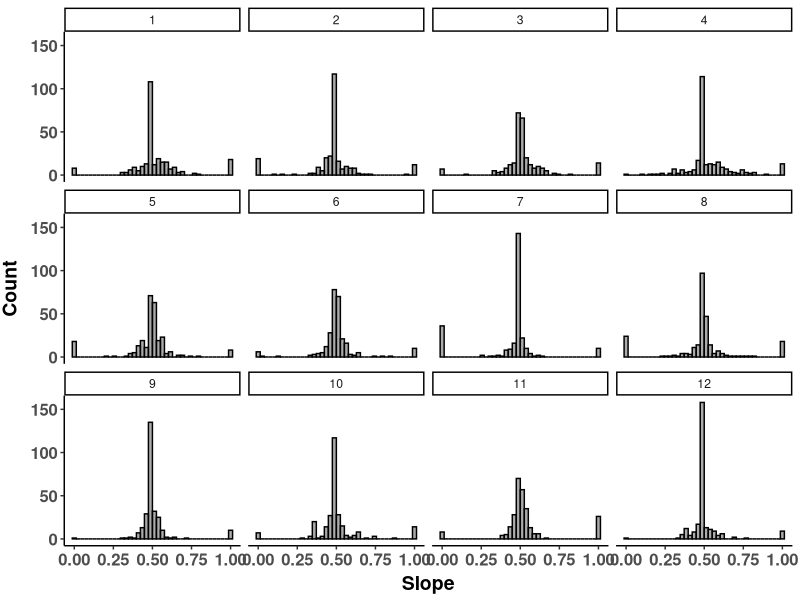
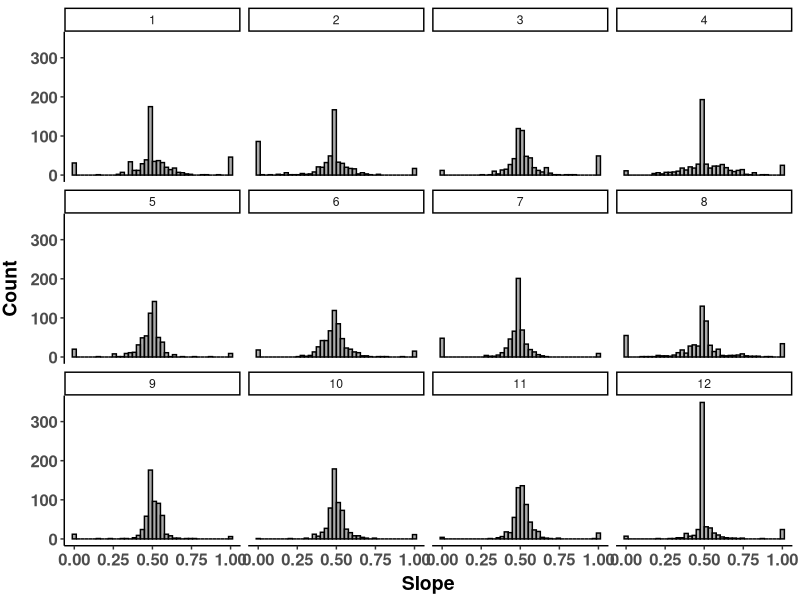
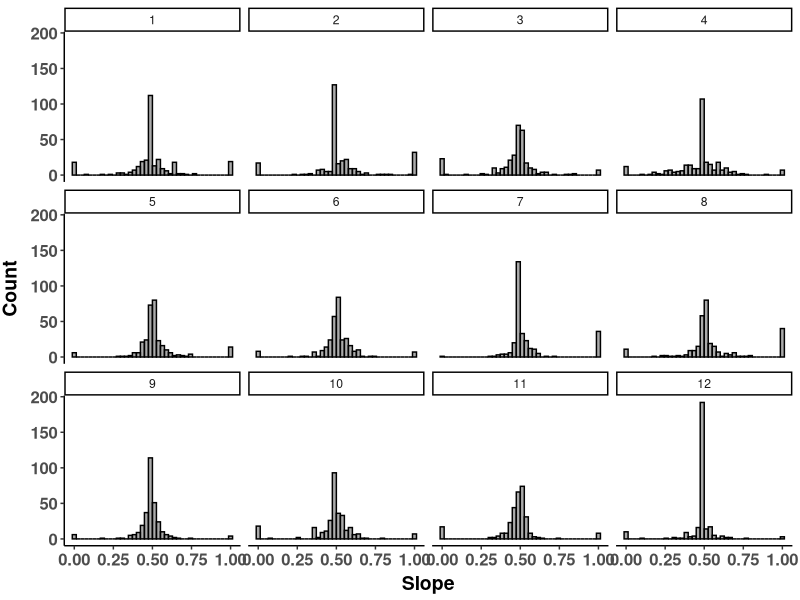
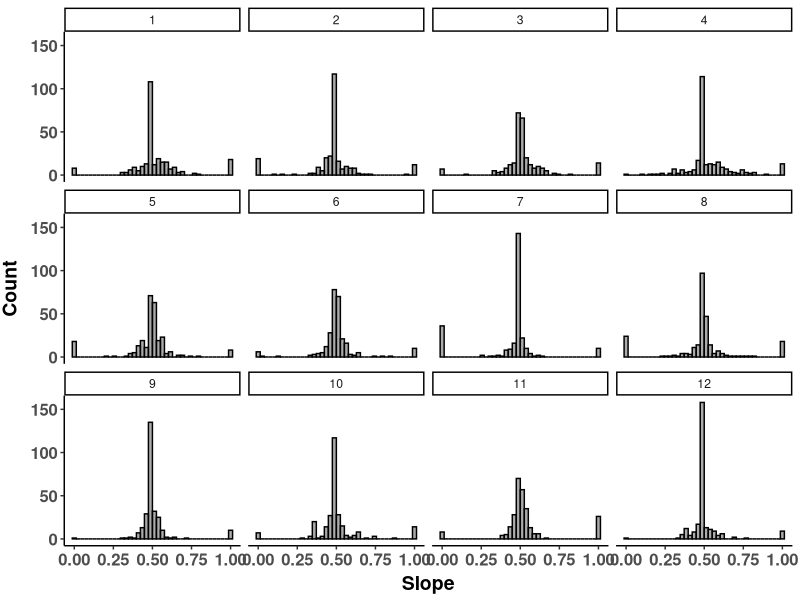
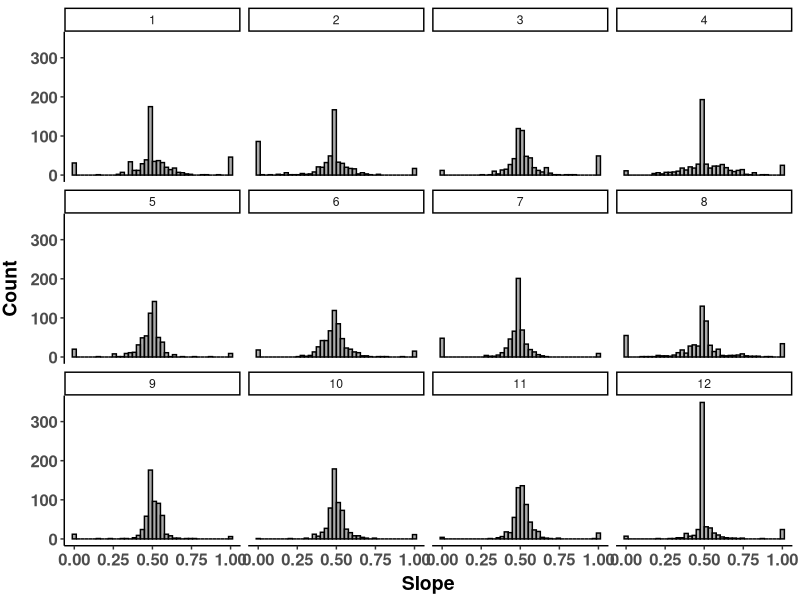
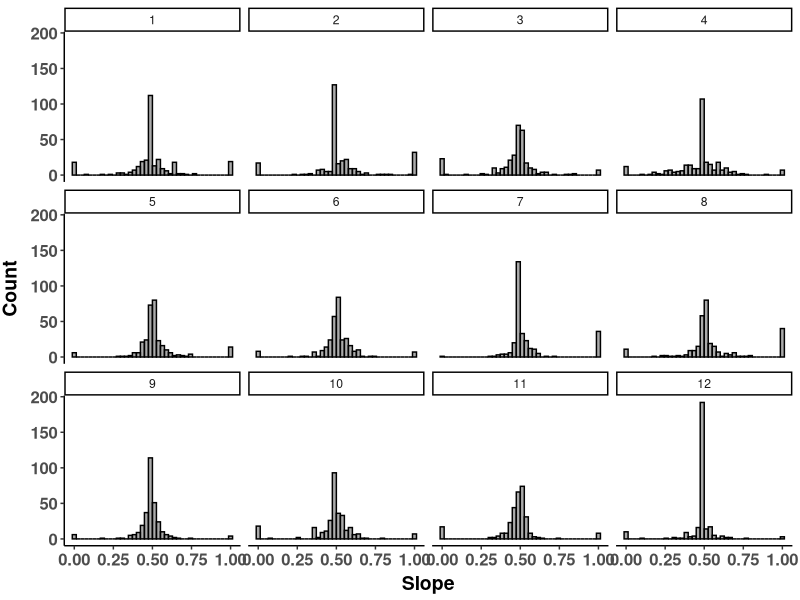

Generate these figures, in order, with R:
##################################################################################
## Make SNP slopes histograms
## Author Daniel Anstett
## 
## Currently done just for ENV 1,2 and 5 (MAT, MAP and CMD)
## Last Modified April 11, 2022
###################################################################################


###################################################################################
#Import libraries
library(tidyverse)

#Import frequency Table
freq_MAT_slope <- read_csv("Genomics_scripts/Data/freq_MAT_slope.csv")
freq_MAP_slope <- read_csv("Genomics_scripts/Data/freq_MAP_slope.csv")
freq_CMD_slope <- read_csv("Genomics_scripts/Data/freq_CMD_slope.csv")

#Filter per site
freq_MAT_1 <- freq_MAT_slope %>% filter (Site==1)



###################################################################################
#MAT Slope histogram
MAT_hist <- ggplot(freq_MAT_slope,aes(x=Slope))+
  geom_histogram(position="identity",bins=40,color="black",alpha=0.5)+
  scale_y_continuous(name="Count")+
  scale_x_continuous(name="Slope")+
  theme_classic()
MAT_hist <- MAT_hist  + theme(
  axis.text.x = element_text(size=12, face="bold"),
  axis.text.y = element_text(size=12,face="bold"),
  axis.title.x = element_text(color="black", size=14, vjust = 0.5, face="bold"),
  axis.title.y = element_text(color="black", size=14,vjust = 2, face="bold",hjust=0.5))
MAT_hist <- MAT_hist + facet_wrap(.~Site)
MAT_hist
ggsave("Slope_graphs/MAT_all.pdf",width=11, height = 7, units = "in")


#MAP Slope histogram
MAP_hist <- ggplot(freq_MAP_slope,aes(x=Slope))+
  geom_histogram(position="identity",bins=40,color="black",alpha=0.5)+
  scale_y_continuous(name="Count")+
  scale_x_continuous(name="Slope")+
  theme_classic()
MAP_hist <- MAP_hist  + theme(
  axis.text.x = element_text(size=12, face="bold"),
  axis.text.y = element_text(size=12,face="bold"),
  axis.title.x = element_text(color="black", size=14, vjust = 0.5, face="bold"),
  axis.title.y = element_text(color="black", size=14,vjust = 2, face="bold",hjust=0.5))
MAP_hist <- MAP_hist + facet_wrap(.~Site)
MAP_hist
ggsave("Slope_graphs/MAP_all.pdf",width=11, height = 7, units = "in")


#CMD Slope histogram
CMD_hist <- ggplot(freq_CMD_slope,aes(x=Slope))+
  geom_histogram(position="identity",bins=40,color="black",alpha=0.5)+
  scale_y_continuous(name="Count")+
  scale_x_continuous(name="Slope")+
  theme_classic()
CMD_hist <- CMD_hist  + theme(
  axis.text.x = element_text(size=12, face="bold"),
  axis.text.y = element_text(size=12,face="bold"),
  axis.title.x = element_text(color="black", size=14, vjust = 0.5, face="bold"),
  axis.title.y = element_text(color="black", size=14,vjust = 2, face="bold",hjust=0.5))
CMD_hist <- CMD_hist + facet_wrap(.~Site)
CMD_hist
ggsave("Slope_graphs/CMD_all.pdf",width=11, height = 7, units = "in")






